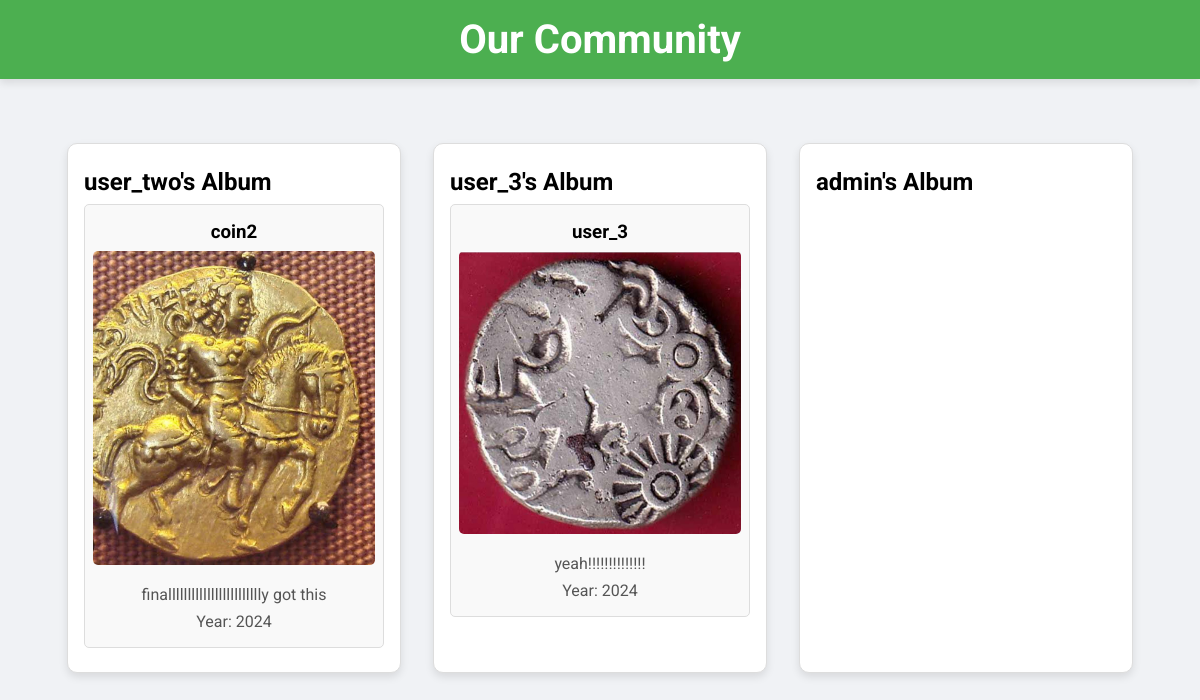
/community/, run on the app's committed database.
### app/models.py (models this page shows, shortened)
class Album(models.Model):
    user = models.OneToOneField(User, on_delete=models.CASCADE)
    stamps = models.ManyToManyField(Stamp, blank=True)

class Stamp(models.Model):
    name = models.CharField(max_length=100)
    image = models.ImageField(upload_to='stamps/')
    description = models.TextField()
    year = models.IntegerField()
    date_added = models.DateTimeField(default=timezone.now)

### app/views.py (the view)
# urls.py: path('community/', views.community_view, name='community'),
def community_view(request):
    albums = Album.objects.all()
    return render(request, 'community.html', {'albums': albums})

### template/community.html (shortened to what this page needs)
<!DOCTYPE html>
<html lang="en">
<head>
</head>
<body>
    <header>
        <h1>Our Community</h1>
    </header>
    <main>
        <ul class="album-list">
            {% for album in albums %}
                <li class="album-item">
                    <h2>{{ album.user.username }}'s Album</h2>
                    <ul class="stamp-list">
                        {% for stamp in album.stamps.all %}
                            <li class="stamp-item">
                                <h3>{{ stamp.name }}</h3>
                                <img src="{{ stamp.image.url }}" alt="{{ stamp.name }}" class="stamp-image">
                                <p>{{ stamp.description }}</p>
                                <p>Year: {{ stamp.year }}</p>
                            </li>
                        {% endfor %}
                    </ul>
                </li>
            {% endfor %}
        </ul>
    </main>
</body>
</html>

### template/community.html (style rules this page uses)
body { font-family: 'Roboto', sans-serif; background-color: #f0f2f5; margin: 0; padding: 0; }
header { background-color: #4CAF50; color: white; padding: 1rem 0; text-align: center; box-shadow: 0 4px 8px rgba(0, 0, 0, 0.1); }
h1 { margin: 0; font-size: 2.5rem; }
main { padding: 2rem; }
.album-list { list-style-type: none; padding: 0; display: flex; flex-wrap: wrap; justify-content: center; }
.album-item { background-color: #fff; border: 1px solid #ddd; border-radius: 10px; margin: 1rem; padding: 1rem; width: 300px; box-shadow: 0 4px 8px rgba(0, 0, 0, 0.1); transition: transform 0.2s, box-shadow 0.2s; }
.stamp-list { list-style-type: none; padding: 0; }
.stamp-item { background-color: #f9f9f9; border: 1px solid #ddd; border-radius: 5px; margin: 0.5rem 0; padding: 0.5rem; text-align: center; transition: background-color 0.2s; }
.stamp-image { max-width: 100%; height: auto; border-radius: 5px; margin-bottom: 0.5rem; }
h2, h3 { margin: 0.5rem 0; }
p { margin: 0.5rem 0; color: #555; }

### data on the page
Album: user.username "user_two"
Stamp: name "coin2", image (picture), description "finalllllllllllllllllllllllly got this", year "2024"
Album: user.username "user_3"
Stamp: name "user_3", image (picture), description "yeah!!!!!!!!!!!!!!", year "2024"
Album: user.username "admin"
